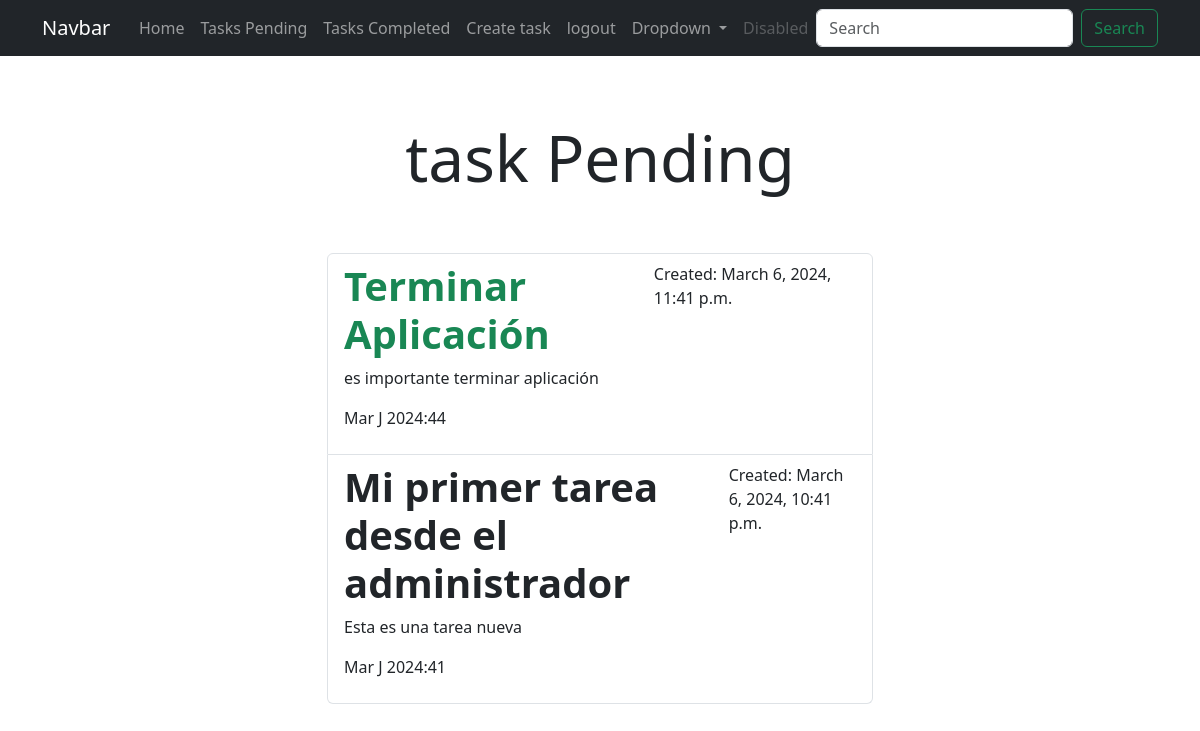
/tasks_completed (signed in), run on an earlier commit of the app's database.
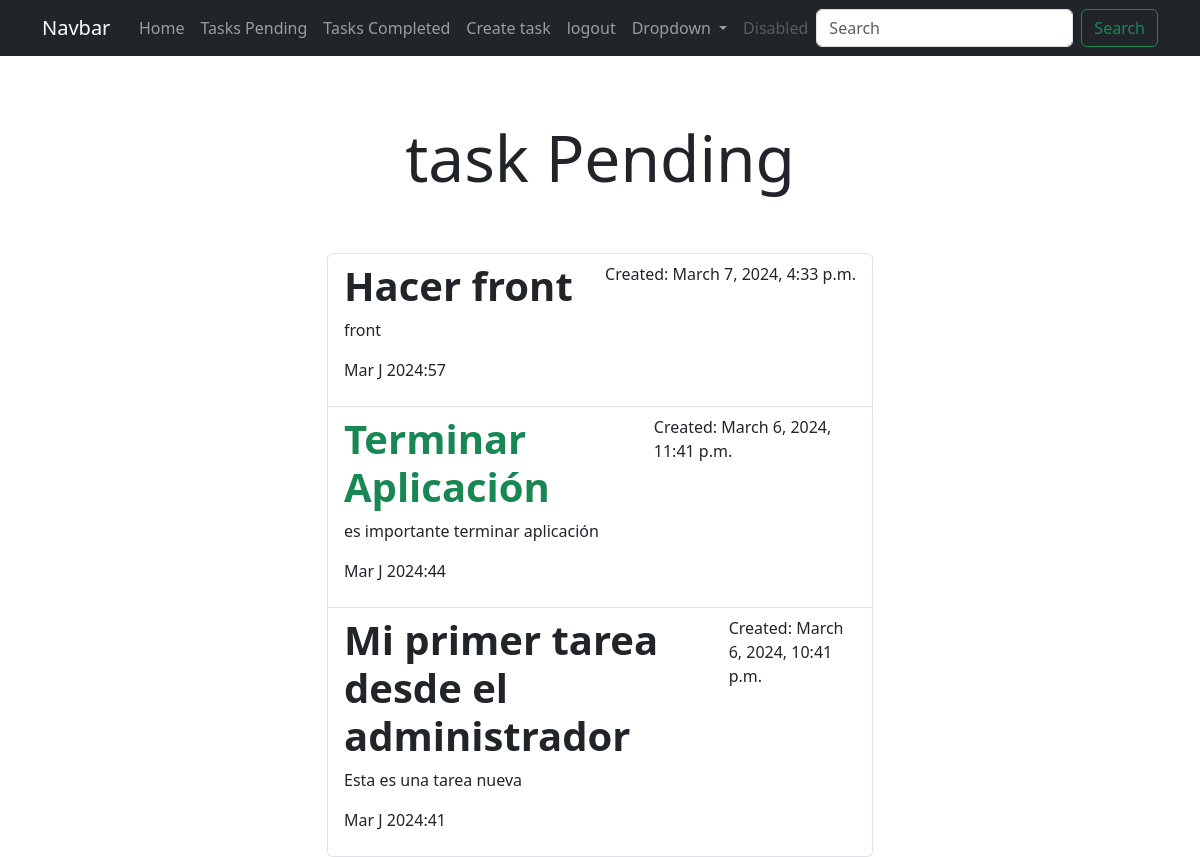
And on a later commit of the database.
### tasks/models.py (models this page shows, shortened)
class Task(models.Model):
    title = models.CharField(max_length=100) # max length of 100 characters
    description = models.TextField(blank=True) # blank and null are optional
    created  = models.DateTimeField(auto_now_add=True) # auto_now_add is the date and time of creation
    datecompleted = models.DateTimeField(null=True, blank=True) # null and blank are optional
    important = models.BooleanField(default=False) # default is false
    user = models.ForeignKey(User, on_delete= models.CASCADE) # on_delete is what happens when the user is deleted

### tasks/views.py (the view)
# urls.py: path("tasks_completed", views.tasks_completed, name="tasks_completed"),
@login_required
def tasks_completed(request):
    tasks = Task.objects.filter(user=request.user, datecompleted__isnull=False).order_by("-datecompleted")
    return render(request, "tasks.html", {"tasks": tasks})

### tasks/templates/tasks.html
{% extends "base.html" %}
{% block content %}
<main class="container">
    <div class="row">
        <div class="col-md-6 offset-md-3">
            <h1 class="text-center display-3 py-5"> task Pending </h1>
            <ul class="list-group">
                {% for task in tasks %}
                <a class="list-group-item" href="{% url 'task_detail' task.id %}">
                    <header class="d-flex justify-content-between">
                        {% if task.important %}
                        <h1 class="fw-bold text-success"> {{ task.title }}</h1>
                        <p>Created: {{task.created}}</p>
                        {% else %}
                        <h1 class="fw-bold"> {{ task.title }}</h1>
                        <p>Created: {{task.created}}</p>
                        {% endif %}
                    </header>
                    <p>{{task.description}}</p>
                    <p>{{ task.datecompleted|date:'M J Y:i' }}</p>
                </a>
                {% endfor %}
            </ul>
        </div>
    </div>
</main>
{% endblock content %}

What changed in the data, as far as the page shows it:
added Task: title "Hacer front", created "March 7, 2024, 4:33 p.m.", description "front", datecompleted "Mar J 2024:57"
